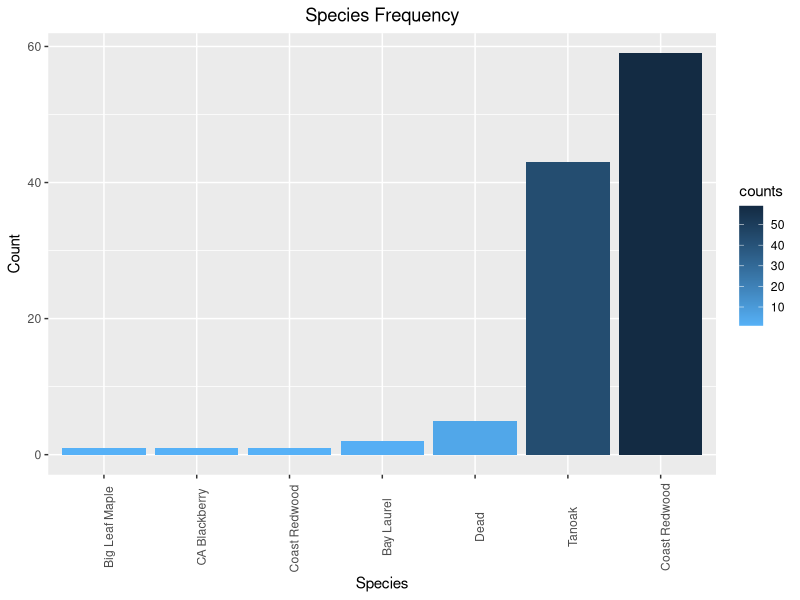
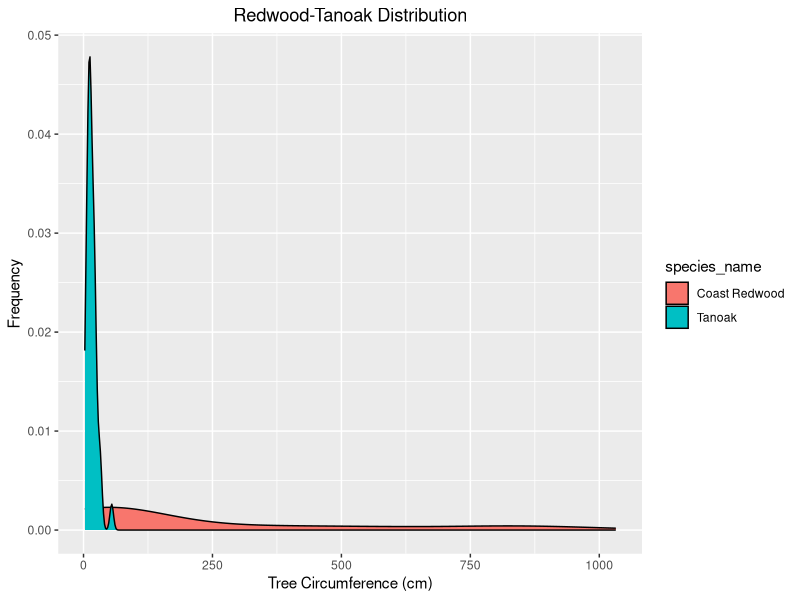
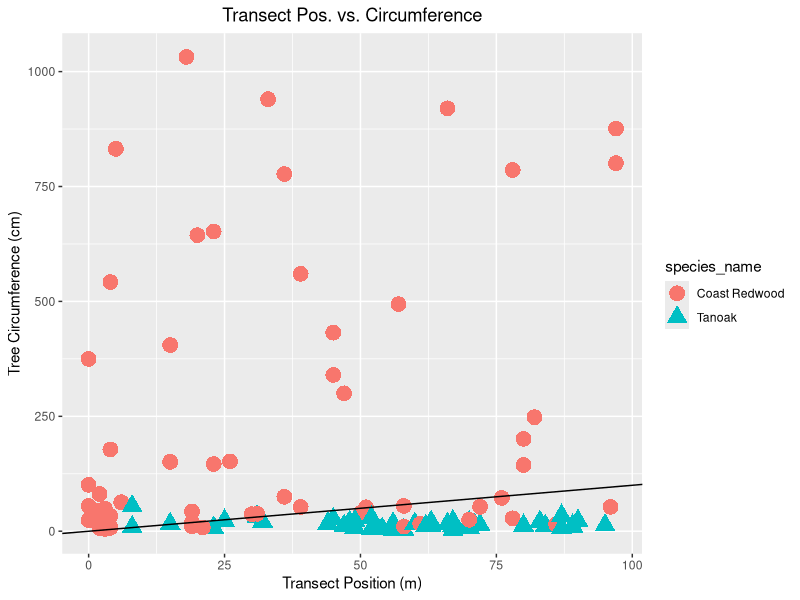
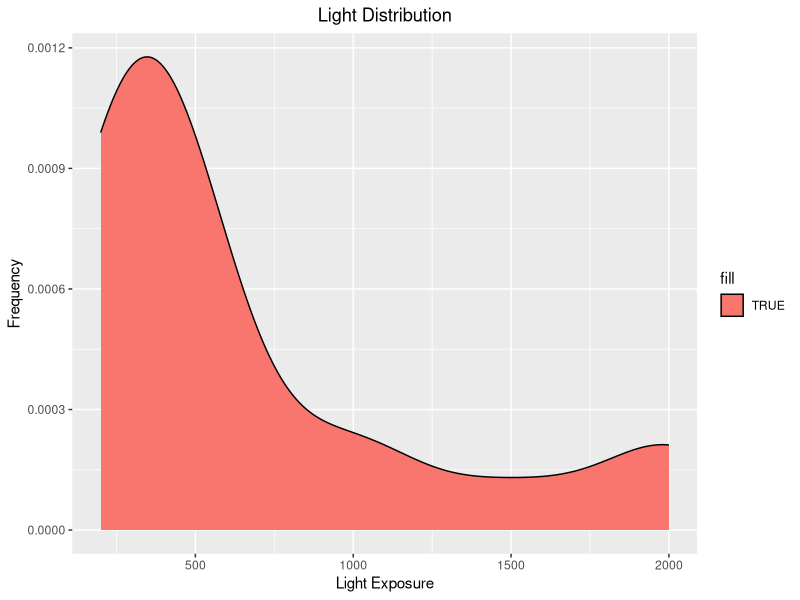
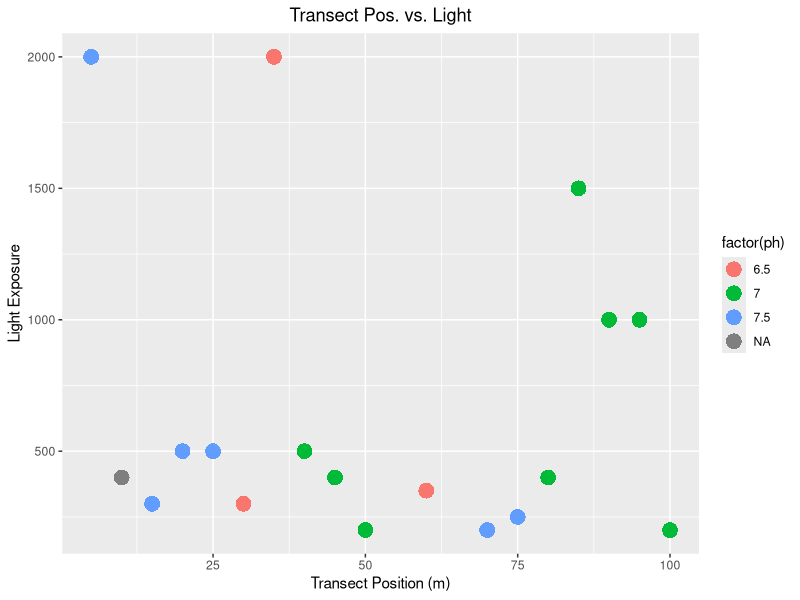
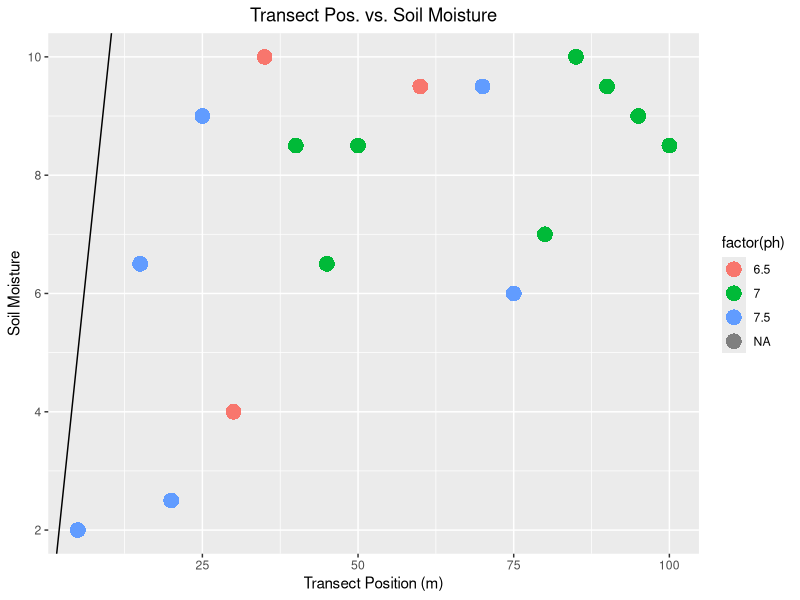

These figures' R source, in order:
## ---- chunk 1
knitr::opts_chunk$set(echo = TRUE)
## ---- chunk 2

library(tidyverse)

trees <- read.csv("data/2019-05-22_redwood_forest_data-dbh.csv")
soil <- read.csv('data/2019-05-22_redwood_forest_data-soil.csv')

## ---- chunk 3

trees %>%
  group_by(species_name) %>%
  summarise(counts = n()) %>%
  arrange(counts) %>%
  mutate(species_name = factor(species_name, species_name)) %>%
  ggplot(aes(x = species_name, y = counts, fill = counts)) + geom_bar(stat = "identity") + ggtitle("Species Frequency") + theme(plot.title = element_text(hjust = 0.5)) + xlab("Species") + ylab('Count') + scale_fill_continuous(high = "#132B43", low = "#56B1F7") + theme(axis.text.x = element_text(angle = 90))
## ---- chunk 4
trees %>%
  filter(species_name == "Coast Redwood" | species_name == "Tanoak") %>%
    ggplot(aes(x = tree_circumference, fill = species_name)) + geom_density() + ggtitle("Redwood-Tanoak Distribution") + theme(plot.title = element_text(hjust = 0.5)) + xlab("Tree Circumference (cm)") + ylab('Frequency')
## ---- chunk 5
trees %>%
  filter(species_name == "Coast Redwood" | species_name == "Tanoak") %>%
  ggplot(aes(x = transect_position_m, y = tree_circumference, color = species_name, shape = species_name)) + geom_point(size = 5) + geom_abline() + ggtitle("Transect Pos. vs. Circumference") + theme(plot.title = element_text(hjust = 0.5)) + xlab("Transect Position (m)") + ylab('Tree Circumference (cm)')

## ---- chunk 6

soil %>%
  filter(group_number == 2) %>%
  ggplot(aes(x = light, fill = TRUE)) + geom_density() + ggtitle("Light Distribution") + theme(plot.title = element_text(hjust = 0.5)) + xlab("Light Exposure") + ylab('Frequency')
## ---- chunk 7
soil %>%
  filter(group_number == 2) %>%
  ggplot(aes(x = transect_position_m, y = light, color = factor(ph))) + geom_point(shape = 16, size = 5) + geom_abline() + ggtitle("Transect Pos. vs. Light") + theme(plot.title = element_text(hjust = 0.5)) + xlab("Transect Position (m)") + ylab('Light Exposure')
## ---- chunk 8
soil %>%
  filter(group_number == 2) %>%
  ggplot(aes(x = transect_position_m, y = soil_moisture, color = factor(ph))) + geom_point(shape = 16, size = 5) + geom_abline() + ggtitle("Transect Pos. vs. Soil Moisture") + theme(plot.title = element_text(hjust = 0.5)) + xlab("Transect Position (m)") + ylab('Soil Moisture')

